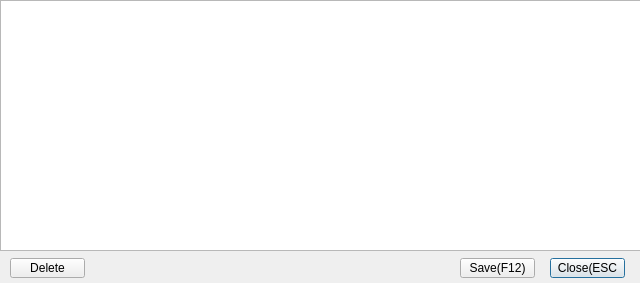
<?xml version="1.0" encoding="UTF-8"?>
<ui version="4.0">
 <class>Dialog</class>
 <widget class="QDialog" name="Dialog">
  <property name="geometry">
   <rect>
    <x>0</x>
    <y>0</y>
    <width>640</width>
    <height>283</height>
   </rect>
  </property>
  <property name="windowTitle">
   <string>Dialog</string>
  </property>
  <widget class="QTextBrowser" name="txtMarkdown">
   <property name="geometry">
    <rect>
     <x>0</x>
     <y>0</y>
     <width>641</width>
     <height>251</height>
    </rect>
   </property>
   <property name="readOnly">
    <bool>false</bool>
   </property>
  </widget>
  <widget class="QPushButton" name="lbClosen">
   <property name="geometry">
    <rect>
     <x>550</x>
     <y>258</y>
     <width>75</width>
     <height>20</height>
    </rect>
   </property>
   <property name="text">
    <string>Close(ESC</string>
   </property>
  </widget>
  <widget class="QPushButton" name="lbSave">
   <property name="geometry">
    <rect>
     <x>460</x>
     <y>258</y>
     <width>75</width>
     <height>20</height>
    </rect>
   </property>
   <property name="text">
    <string>Save(F12)</string>
   </property>
  </widget>
  <widget class="QPushButton" name="lbDelete">
   <property name="geometry">
    <rect>
     <x>10</x>
     <y>258</y>
     <width>75</width>
     <height>20</height>
    </rect>
   </property>
   <property name="text">
    <string>Delete</string>
   </property>
  </widget>
 </widget>
 <resources/>
 <connections/>
</ui>
